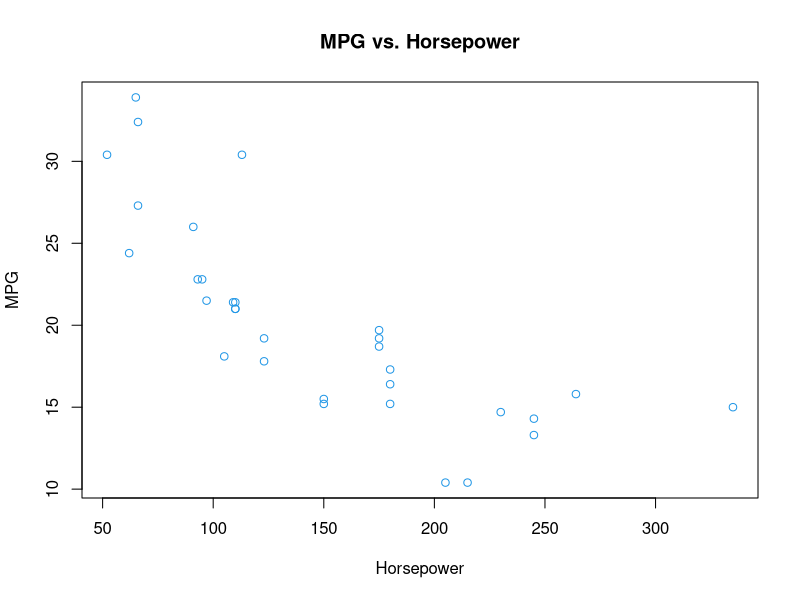
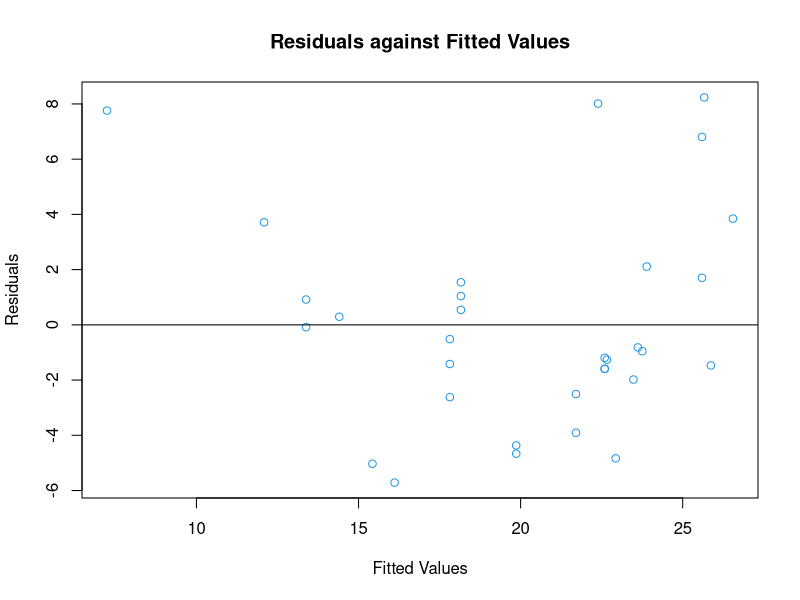

Reproduce these figures in R, in order.
## ---- chunk 1
CAR <- mtcars
plot(y = CAR$mpg, x = CAR$hp, col = 4, 
     main = "MPG vs. Horsepower",
     ylab = "MPG",
     xlab = "Horsepower")
## ---- chunk 2
model <- lm(mpg ~ hp, data = CAR)
plot(y = model$residuals, x = model$fitted.values, col = 4, 
     main = "Residuals against Fitted Values",
     ylab = "Residuals",
     xlab = "Fitted Values")
abline(h = 0, col = 1)
## ---- chunk 3
LOWCAR <- CAR[CAR$hp <= 250, ]
newmodel <- lm(mpg ~ hp , data = LOWCAR)
